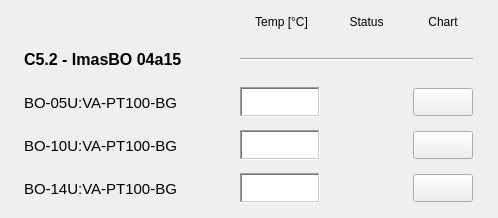
   <widget class="QWidget" name="scrollAreaWidgetContents_22">
    <property name="geometry">
     <rect>
      <x>0</x>
      <y>0</y>
      <width>498</width>
      <height>218</height>
     </rect>
    </property>
    <widget class="QWidget" name="layoutWidget_4">
     <property name="geometry">
      <rect>
       <x>9</x>
       <y>8</y>
       <width>481</width>
       <height>201</height>
      </rect>
     </property>
     <layout class="QGridLayout" name="gridLayout_7">
      <item row="0" column="1">
       <widget class="PyDMLabel" name="PyDMLabel_61">
        <property name="minimumSize">
         <size>
          <width>0</width>
          <height>24</height>
         </size>
        </property>
        <property name="maximumSize">
         <size>
          <width>16777215</width>
          <height>24</height>
         </size>
        </property>
        <property name="toolTip">
         <string/>
        </property>
        <property name="text">
         <string> Temp [°C]</string>
        </property>
        <property name="alignment">
         <set>Qt::AlignCenter</set>
        </property>
       </widget>
      </item>
      <item row="0" column="2">
       <widget class="PyDMLabel" name="PyDMLabel_75">
        <property name="toolTip">
         <string/>
        </property>
        <property name="text">
         <string>Status</string>
        </property>
        <property name="alignment">
         <set>Qt::AlignCenter</set>
        </property>
       </widget>
      </item>
      <item row="0" column="3">
       <widget class="PyDMLabel" name="PyDMLabel_130">
        <property name="toolTip">
         <string/>
        </property>
        <property name="text">
         <string>Chart</string>
        </property>
        <property name="alignment">
         <set>Qt::AlignCenter</set>
        </property>
       </widget>
      </item>
      <item row="1" column="0">
       <widget class="PyDMLabel" name="PyDMLabel_131">
        <property name="minimumSize">
         <size>
          <width>195</width>
          <height>35</height>
         </size>
        </property>
        <property name="maximumSize">
         <size>
          <width>160</width>
          <height>16777215</height>
         </size>
        </property>
        <property name="font">
         <font>
          <pointsize>12</pointsize>
          <weight>75</weight>
          <bold>true</bold>
         </font>
        </property>
        <property name="toolTip">
         <string/>
        </property>
        <property name="text">
         <string>C5.2 - ImasBO 04a15 </string>
        </property>
       </widget>
      </item>
      <item row="1" column="1" colspan="3">
       <widget class="Line" name="line_15">
        <property name="sizeIncrement">
         <size>
          <width>0</width>
          <height>0</height>
         </size>
        </property>
        <property name="baseSize">
         <size>
          <width>0</width>
          <height>0</height>
         </size>
        </property>
        <property name="autoFillBackground">
         <bool>false</bool>
        </property>
        <property name="frameShadow">
         <enum>QFrame::Sunken</enum>
        </property>
        <property name="lineWidth">
         <number>1</number>
        </property>
        <property name="midLineWidth">
         <number>0</number>
        </property>
        <property name="orientation">
         <enum>Qt::Horizontal</enum>
        </property>
       </widget>
      </item>
      <item row="2" column="0">
       <widget class="PyDMLabel" name="PyDMLabel_132">
        <property name="minimumSize">
         <size>
          <width>172</width>
          <height>35</height>
         </size>
        </property>
        <property name="maximumSize">
         <size>
          <width>172</width>
          <height>16777215</height>
         </size>
        </property>
        <property name="font">
         <font>
          <pointsize>11</pointsize>
         </font>
        </property>
        <property name="toolTip">
         <string/>
        </property>
        <property name="text">
         <string>BO-05U:VA-PT100-BG</string>
        </property>
       </widget>
      </item>
      <item row="2" column="1">
       <widget class="PyDMLabel" name="PyDMLabel_78">
        <property name="enabled">
         <bool>true</bool>
        </property>
        <property name="minimumSize">
         <size>
          <width>80</width>
          <height>30</height>
         </size>
        </property>
        <property name="maximumSize">
         <size>
          <width>80</width>
          <height>30</height>
         </size>
        </property>
        <property name="toolTip">
         <string/>
        </property>
        <property name="accessibleDescription">
         <string/>
        </property>
        <property name="layoutDirection">
         <enum>Qt::LeftToRight</enum>
        </property>
        <property name="autoFillBackground">
         <bool>false</bool>
        </property>
        <property name="styleSheet">
         <string notr="true">background-color: qlineargradient(spread:pad, x1:0, y1:0, x2:1, y2:1, stop:0 rgba(255, 255, 255, 255), stop:1 rgba(255, 255, 255, 255));</string>
        </property>
        <property name="frameShape">
         <enum>QFrame::WinPanel</enum>
        </property>
        <property name="frameShadow">
         <enum>QFrame::Sunken</enum>
        </property>
        <property name="alignment">
         <set>Qt::AlignRight|Qt::AlignTrailing|Qt::AlignVCenter</set>
        </property>
        <property name="precision" stdset="0">
         <number>2</number>
        </property>
        <property name="precisionFromPV" stdset="0">
         <bool>false</bool>
        </property>
        <property name="channel" stdset="0">
         <string>BO-05U:VA-PT100-BG:Temp-Mon</string>
        </property>
       </widget>
      </item>
      <item row="2" column="3">
       <widget class="PyDMPushButton" name="PyDMPushButton_66">
        <property name="minimumSize">
         <size>
          <width>60</width>
          <height>28</height>
         </size>
        </property>
        <property name="maximumSize">
         <size>
          <width>60</width>
          <height>28</height>
         </size>
        </property>
        <property name="toolTip">
         <string/>
        </property>
       </widget>
      </item>
      <item row="3" column="0">
       <widget class="PyDMLabel" name="PyDMLabel_79">
        <property name="minimumSize">
         <size>
          <width>172</width>
          <height>0</height>
         </size>
        </property>
        <property name="maximumSize">
         <size>
          <width>172</width>
          <height>16777215</height>
         </size>
        </property>
        <property name="font">
         <font>
          <pointsize>11</pointsize>
         </font>
        </property>
        <property name="toolTip">
         <string/>
        </property>
        <property name="text">
         <string>BO-10U:VA-PT100-BG</string>
        </property>
       </widget>
      </item>
      <item row="3" column="1">
       <widget class="PyDMLabel" name="PyDMLabel_133">
        <property name="enabled">
         <bool>true</bool>
        </property>
        <property name="minimumSize">
         <size>
          <width>80</width>
          <height>30</height>
         </size>
        </property>
        <property name="maximumSize">
         <size>
          <width>80</width>
          <height>30</height>
         </size>
        </property>
        <property name="toolTip">
         <string/>
        </property>
        <property name="accessibleDescription">
         <string/>
        </property>
        <property name="layoutDirection">
         <enum>Qt::LeftToRight</enum>
        </property>
        <property name="autoFillBackground">
         <bool>false</bool>
        </property>
        <property name="styleSheet">
         <string notr="true">background-color: qlineargradient(spread:pad, x1:0, y1:0, x2:1, y2:1, stop:0 rgba(255, 255, 255, 255), stop:1 rgba(255, 255, 255, 255));</string>
        </property>
        <property name="frameShape">
         <enum>QFrame::WinPanel</enum>
        </property>
        <property name="frameShadow">
         <enum>QFrame::Sunken</enum>
        </property>
        <property name="alignment">
         <set>Qt::AlignRight|Qt::AlignTrailing|Qt::AlignVCenter</set>
        </property>
        <property name="precision" stdset="0">
         <number>2</number>
        </property>
        <property name="precisionFromPV" stdset="0">
         <bool>false</bool>
        </property>
        <property name="channel" stdset="0">
         <string>BO-10U:VA-PT100-BG:Temp-Mon</string>
        </property>
       </widget>
      </item>
      <item row="3" column="3">
       <widget class="PyDMPushButton" name="PyDMPushButton_67">
        <property name="minimumSize">
         <size>
          <width>60</width>
          <height>28</height>
         </size>
        </property>
        <property name="maximumSize">
         <size>
          <width>60</width>
          <height>28</height>
         </size>
        </property>
        <property name="toolTip">
         <string/>
        </property>
       </widget>
      </item>
      <item row="4" column="0">
       <widget class="PyDMLabel" name="pv02raps01_8">
        <property name="minimumSize">
         <size>
          <width>172</width>
          <height>0</height>
         </size>
        </property>
        <property name="maximumSize">
         <size>
          <width>135</width>
          <height>16777215</height>
         </size>
        </property>
        <property name="font">
         <font>
          <pointsize>11</pointsize>
         </font>
        </property>
        <property name="toolTip">
         <string/>
        </property>
        <property name="text">
         <string>BO-14U:VA-PT100-BG</string>
        </property>
       </widget>
      </item>
      <item row="4" column="1">
       <widget class="PyDMLabel" name="PyDMLabel_134">
        <property name="enabled">
         <bool>true</bool>
        </property>
        <property name="minimumSize">
         <size>
          <width>80</width>
          <height>30</height>
         </size>
        </property>
        <property name="maximumSize">
         <size>
          <width>80</width>
          <height>30</height>
         </size>
        </property>
        <property name="toolTip">
         <string/>
        </property>
        <property name="accessibleDescription">
         <string/>
        </property>
        <property name="layoutDirection">
         <enum>Qt::LeftToRight</enum>
        </property>
        <property name="autoFillBackground">
         <bool>false</bool>
        </property>
        <property name="styleSheet">
         <string notr="true">background-color: qlineargradient(spread:pad, x1:0, y1:0, x2:1, y2:1, stop:0 rgba(255, 255, 255, 255), stop:1 rgba(255, 255, 255, 255));</string>
        </property>
        <property name="frameShape">
         <enum>QFrame::WinPanel</enum>
        </property>
        <property name="frameShadow">
         <enum>QFrame::Sunken</enum>
        </property>
        <property name="alignment">
         <set>Qt::AlignRight|Qt::AlignTrailing|Qt::AlignVCenter</set>
        </property>
        <property name="precision" stdset="0">
         <number>2</number>
        </property>
        <property name="precisionFromPV" stdset="0">
         <bool>false</bool>
        </property>
        <property name="channel" stdset="0">
         <string>BO-14U:VA-PT100-BG:Temp-Mon</string>
        </property>
       </widget>
      </item>
      <item row="4" column="3">
       <widget class="PyDMPushButton" name="PyDMPushButton_68">
        <property name="minimumSize">
         <size>
          <width>60</width>
          <height>28</height>
         </size>
        </property>
        <property name="maximumSize">
         <size>
          <width>60</width>
          <height>28</height>
         </size>
        </property>
        <property name="toolTip">
         <string/>
        </property>
       </widget>
      </item>
      <item row="4" column="2">
       <widget class="QLed" name="led14uvacpt100">
        <property name="sizePolicy">
         <sizepolicy hsizetype="Maximum" vsizetype="Maximum">
          <horstretch>0</horstretch>
          <verstretch>0</verstretch>
         </sizepolicy>
        </property>
        <property name="minimumSize">
         <size>
          <width>51</width>
          <height>35</height>
         </size>
        </property>
        <property name="maximumSize">
         <size>
          <width>51</width>
          <height>35</height>
         </size>
        </property>
        <property name="toolTip">
         <string/>
        </property>
        <property name="state">
         <bool>false</bool>
        </property>
        <property name="onColor">
         <color>
          <red>0</red>
          <green>140</green>
          <blue>0</blue>
         </color>
        </property>
        <property name="shape">
         <enum>QLed::Circle</enum>
        </property>
       </widget>
      </item>
      <item row="3" column="2">
       <widget class="QLed" name="led10uvacpt100">
        <property name="sizePolicy">
         <sizepolicy hsizetype="Maximum" vsizetype="Maximum">
          <horstretch>0</horstretch>
          <verstretch>0</verstretch>
         </sizepolicy>
        </property>
        <property name="minimumSize">
         <size>
          <width>51</width>
          <height>35</height>
         </size>
        </property>
        <property name="maximumSize">
         <size>
          <width>51</width>
          <height>35</height>
         </size>
        </property>
        <property name="toolTip">
         <string/>
        </property>
        <property name="state">
         <bool>false</bool>
        </property>
        <property name="onColor">
         <color>
          <red>0</red>
          <green>140</green>
          <blue>0</blue>
         </color>
        </property>
        <property name="shape">
         <enum>QLed::Circle</enum>
        </property>
       </widget>
      </item>
      <item row="2" column="2">
       <widget class="QLed" name="led05uvacpt100">
        <property name="enabled">
         <bool>true</bool>
        </property>
        <property name="sizePolicy">
         <sizepolicy hsizetype="Maximum" vsizetype="Maximum">
          <horstretch>0</horstretch>
          <verstretch>0</verstretch>
         </sizepolicy>
        </property>
        <property name="minimumSize">
         <size>
          <width>51</width>
          <height>35</height>
         </size>
        </property>
        <property name="maximumSize">
         <size>
          <width>51</width>
          <height>35</height>
         </size>
        </property>
        <property name="toolTip">
         <string/>
        </property>
        <property name="state">
         <bool>false</bool>
        </property>
        <property name="onColor">
         <color>
          <red>0</red>
          <green>140</green>
          <blue>0</blue>
         </color>
        </property>
        <property name="shape">
         <enum>QLed::Circle</enum>
        </property>
       </widget>
      </item>
     </layout>
    </widget>
   </widget>
